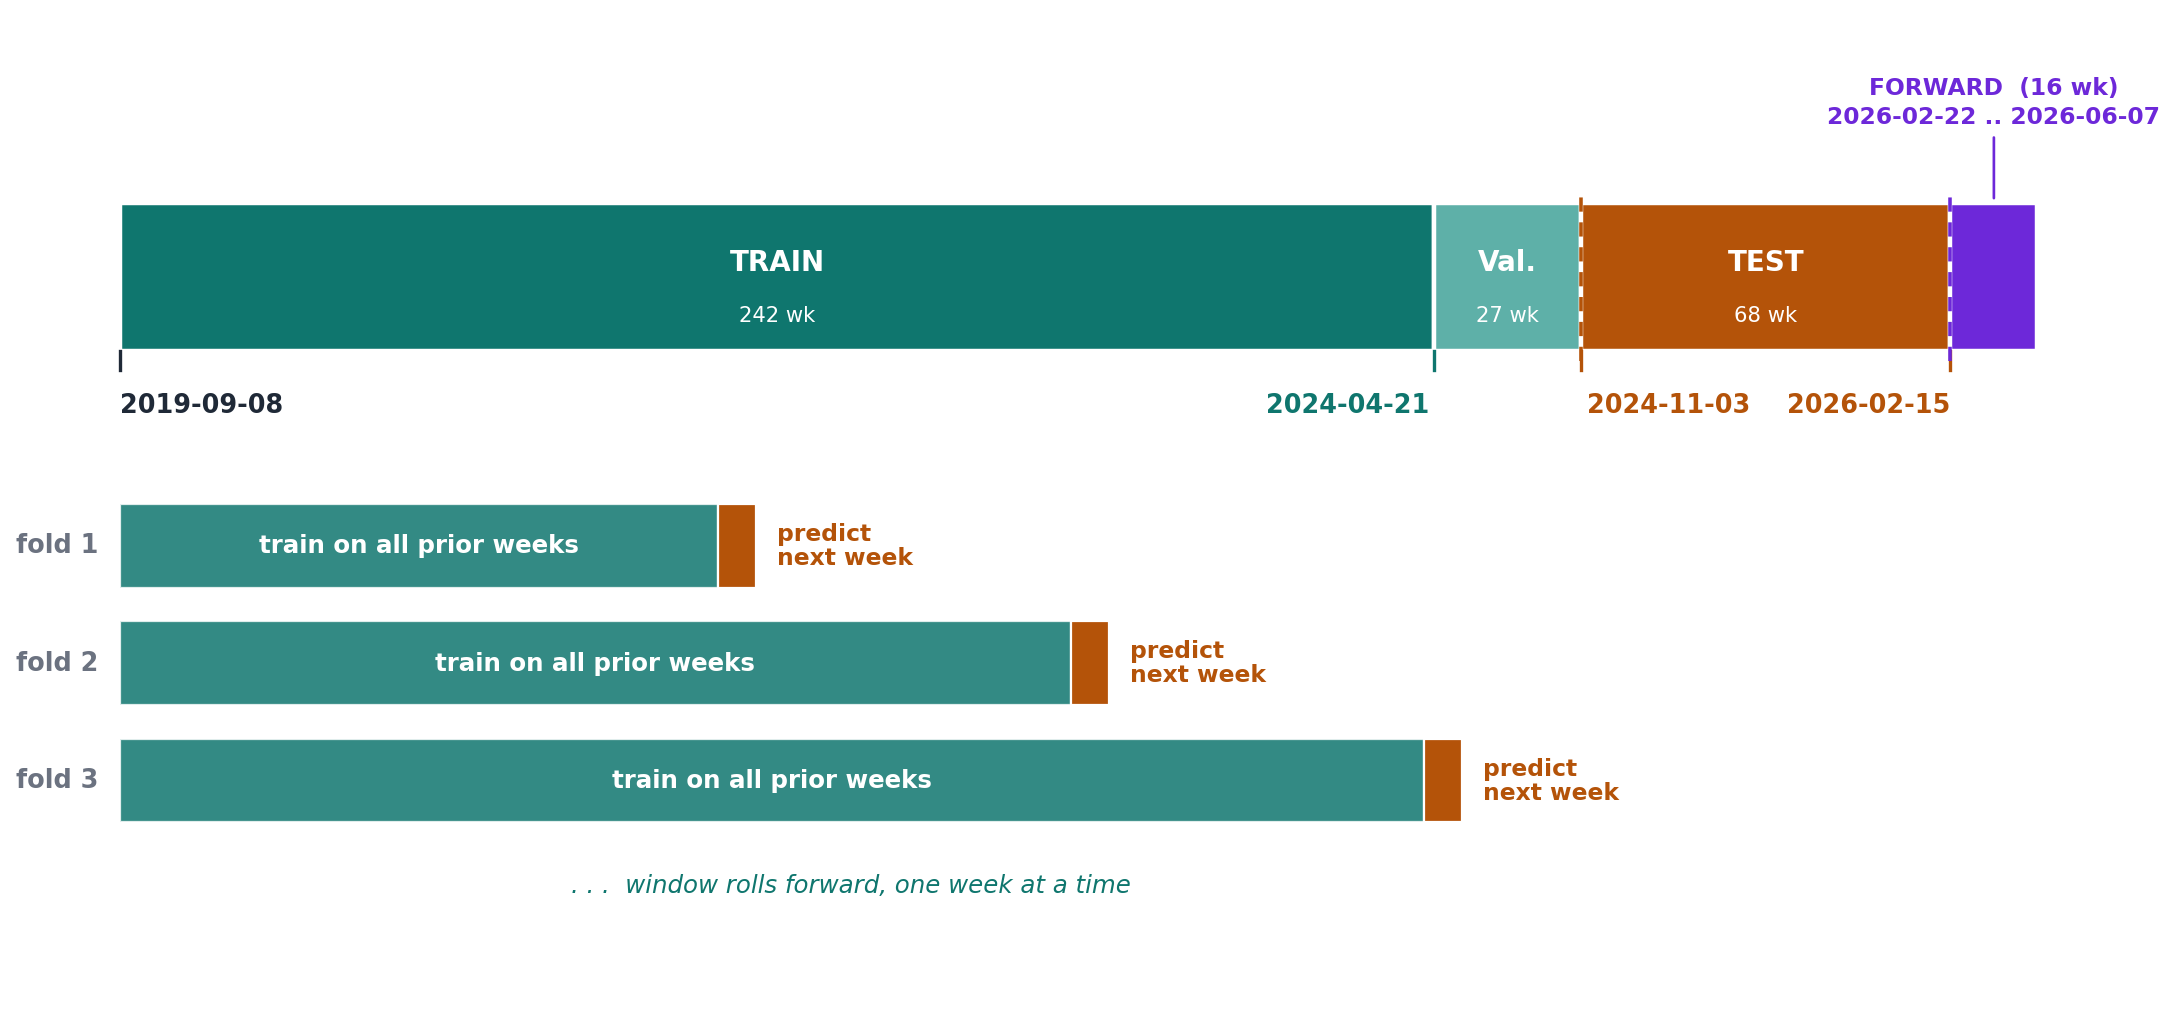

Source code (Python):
"""Methods figure: data split + leakage-control timeline.

Renders the temporal data split as a calendar-axis timeline:
    train -> validation (OOF / WF-CV) -> test (sealed, opened once) -> forward (real, operational)
with a walk-forward rolling-origin schematic below, and an explicit leakage barrier carrying the
central guarantee: model/transform/feature/hyper-parameter/champion selection happens on
out-of-fold WF-CV data only; the sealed test slab is opened exactly once for reporting; the forward
slab is true future-data and is never used for selection.

SSOT (no retraining, no DB reads — static schematic of documented split):
  simulation/pipeline/data.py  (R1 run_data)
    - HWP 4-way split: train | val | test | real(forward)         (~L388-396)
    - conformal holdout reserved from the TAIL of in-sample (S0-1) (~L315-324)
  simulation/pipeline/config.py
    - in_sample_test_ratio = 0.20 (HWP 68/337), in_sample_val_ratio = 0.10
  R1 checkpoint (results/checkpoints/checkpoint_R1.json) — ACTUAL run values:
    n(in-sample)=337  n_train=242  n_val=27  n_test=68
    pool_end/test_start=269  holdout_start=311  holdout_weeks=26
    real(forward)_weeks=16  real_dates 2026-02-22 .. 2026-06-07 (strict 7-day weekly, Sun)
  Reconstructed calendar boundaries (weekly grid back from real_first):
    in-sample : 2019-09-08 .. 2026-02-15
    train     : 2019-09-08 .. 2024-04-21   (242 wk)
    val       : 2024-04-28 .. 2024-10-27   ( 27 wk)
    test      : 2024-11-03 .. 2026-02-15   ( 68 wk, sealed)
    conformal holdout : 2025-08-24 .. 2026-02-15  (last 26 wk of in-sample, PI-only)
    forward   : 2026-02-22 .. 2026-06-07   ( 16 wk, operational rolling-origin 1-step)
  Selection guarantee: G-339 leak-free (per_model_eval.py:select_champion_g318),
    MPH_BEST_BY=oof_cv  (ENGINEERING_PRINCIPLES.md learning env).

Style matches paper/methods_assets/fig_selection_hierarchy.py
(DejaVu Sans, savefig.dpi=160, TEAL/NAVY/AMBER palette, BAND_OOF/BAND_TEST tints).

Constraints honoured: REAL documented split only (no fabricated dates/counts — all from
checkpoint_R1.json + config.py); seed=42 (no stochastic step — schematic); NO uv sync. B5 width.

Run:
    .venv/bin/python paper/methods_assets/fig_leakage_split.py
Output:
    paper/methods_assets/fig_leakage_split.png
"""
from __future__ import annotations

from pathlib import Path

import matplotlib

matplotlib.use("Agg")
import matplotlib.pyplot as plt

_SCS = "𝒜ℬ𝒞𝒟ℰℱ𝒢ℋℐ𝒥𝒦ℒℳ𝒩𝒪𝒫𝒬ℛ𝒮𝒯𝒰𝒱𝒲𝒳𝒴𝒵"
SCF = "STIX Two Math"
def sc(s):
    return "".join(_SCS[ord(c) - 65] if "A" <= c <= "Z" else c for c in s)
import numpy as np
from matplotlib.patches import FancyArrowPatch, FancyBboxPatch, Rectangle

plt.rcParams.update({
    "font.family": "DejaVu Sans",
    "font.size": 10,
    "savefig.dpi": 160,
    "figure.dpi": 130,
})

# ── palette (matches thesis figure SSOT) ─────────────────────────────────────
TEAL = "#0f766e"     # train (fit)
TEAL_L = "#5eb0a8"   # validation (OOF / WF-CV)
NAVY = "#1e3a5f"     # ink / forward
AMBER = "#b45309"    # sealed test (touched once)
PURPLE = "#6d28d9"   # forward / operational (true future)
GREY = "#6b7280"
INK = "#1f2937"
BAND_OOF = "#d1fae5"    # selection (OOF) region tint
BAND_TEST = "#fde7c9"   # sealed-test region tint
BAND_FWD = "#ede9fe"    # forward region tint
EDGE = "#0b3d3a"

np.random.seed(42)  # determinism contract (no stochastic op; documented)

ROOT = Path(__file__).resolve().parents[2]
OUT = ROOT / "paper" / "methods_assets" / "fig_leakage_split.png"

# ── SSOT split (weeks) — from checkpoint_R1.json ─────────────────────────────
N_TRAIN, N_VAL, N_TEST, N_FWD = 242, 27, 68, 16
N_HOLD = 26                       # conformal holdout (tail of in-sample, PI-only)
N_INSAMPLE = N_TRAIN + N_VAL + N_TEST   # = 337
N_TOTAL = N_INSAMPLE + N_FWD            # = 353

# calendar labels (reconstructed from weekly grid, verified vs real_dates)
DATES = {
    "in_first":   "2019-09-08",
    "train_end":  "2024-04-21",
    "val_start":  "2024-04-28",
    "val_end":    "2024-10-27",
    "test_start": "2024-11-03",
    "test_end":   "2026-02-15",
    "hold_start": "2025-08-24",
    "fwd_start":  "2026-02-22",
    "fwd_end":    "2026-06-07",
}


# ── figure geometry ──────────────────────────────────────────────────────────
# Two stacked panels: (top) the four-way calendar split, (bottom) the walk-forward schematic.
# Modifiers, region banners, and the guarantee box were removed on request; the caption in §3.5
# carries the leakage guarantee. What stays is the split itself, real dates, and how WF-CV rolls.
fig, ax = plt.subplots(figsize=(13.8, 6.6))
ax.set_xlim(-14, N_TOTAL + 2)
ax.set_ylim(0, 100)
ax.axis("off")

x0 = 0
x_train_end = N_TRAIN
x_val_end = N_TRAIN + N_VAL
x_test_end = N_INSAMPLE
x_fwd_end = N_TOTAL

# ── 1. the four-way split bar, each segment its own colour + real date range ──
bar_y, bar_h = 66.0, 15.0
# The validation band is only 27 weeks wide — "VALIDATION" overflows it, so it gets the short
# label "Val." while the wide bands keep their full names.
segments = [
    (x0,          x_train_end, TEAL,   "TRAIN",      f"{N_TRAIN} wk", DATES["in_first"],  DATES["train_end"]),
    (x_train_end, x_val_end,   TEAL_L, "Val.",       f"{N_VAL} wk",   DATES["val_start"], DATES["val_end"]),
    (x_val_end,   x_test_end,  AMBER,  "TEST",       f"{N_TEST} wk",  DATES["test_start"], DATES["test_end"]),
    (x_test_end,  x_fwd_end,   PURPLE, "FORWARD",    f"{N_FWD} wk",   DATES["fwd_start"], DATES["fwd_end"]),
]
for xa, xb, fill, name, nwk, d0, d1 in segments:
    w = xb - xa
    cx = xa + w / 2.0
    ax.add_patch(Rectangle((xa, bar_y), w, bar_h, facecolor=fill,
                           edgecolor="white", linewidth=2.0, zorder=3))
    if w >= 20:                                   # label inside the band
        ax.text(cx, bar_y + bar_h * 0.60, name, ha="center", va="center",
                fontsize=12.5, fontweight="bold", color="white", zorder=4)
        ax.text(cx, bar_y + bar_h * 0.24, nwk, ha="center", va="center",
                fontsize=9.5, color="white", zorder=4)
    else:                                         # FORWARD is narrow: label above, with its dates
        ax.annotate(f"{name}  ({nwk})\n{d0} .. {d1}", xy=(cx, bar_y + bar_h),
                    xytext=(cx, bar_y + bar_h + 7.5), ha="center", va="bottom",
                    fontsize=10.5, fontweight="bold", color=fill, linespacing=1.35,
                    arrowprops=dict(arrowstyle="-", color=fill, lw=1.2), zorder=6)

# Date under each boundary, all on one row. The train-end (2024-04-21) and val-end (2024-11-03)
# ticks are only ~27 weeks apart, so their labels are pushed apart horizontally — right-anchored
# just left of one tick, left-anchored just right of the other — to clear each other on one line.
# FORWARD's dates ride in its callout above the bar.
boundaries = [
    (x0,          DATES["in_first"],   "left",   INK,    0.0),
    (x_train_end, DATES["train_end"],  "right",  TEAL,  -1.0),
    (x_val_end,   DATES["test_start"], "left",   AMBER,  1.0),
    (x_test_end,  DATES["test_end"],   "right",  AMBER,  0.0),
]
for xt, lab, ha, col, dx in boundaries:
    ax.plot([xt, xt], [bar_y - 2.0, bar_y], color=col, lw=1.5, zorder=3)
    ax.text(xt + dx, bar_y - 4.2, lab, ha=ha, va="top", fontsize=11.5, color=col,
            fontweight="bold", zorder=4)

# ── 2. walk-forward schematic: each fold trains on all prior weeks, predicts the next one ─
# Three explicit folds make the "expanding window, predict 1 step ahead" idea readable at a glance.
wf_y0 = 42.0
row_h, row_gap = 8.5, 3.4                  # taller rows so the in-bar labels read at print size
pool_end = x_val_end                      # selection uses train+val only (weeks 0..269)
origins = [110, 175, 240]                 # illustrative expanding-window cut points
for k, origin in enumerate(origins):
    yk = wf_y0 - k * (row_h + row_gap)
    ax.add_patch(Rectangle((0, yk), origin, row_h, facecolor=TEAL, alpha=0.85,
                           edgecolor="white", linewidth=1.0, zorder=3))       # train
    ax.add_patch(Rectangle((origin, yk), 7, row_h, facecolor=AMBER,
                           edgecolor="white", linewidth=1.0, zorder=4))       # predict 1 step
    ax.text(origin / 2.0, yk + row_h / 2.0, "train on all prior weeks",
            ha="center", va="center", fontsize=11.0, color="white",
            fontweight="bold", zorder=5)
    ax.text(origin + 11, yk + row_h / 2.0, "predict\nnext week", ha="left", va="center",
            fontsize=10.5, color=AMBER, fontweight="bold", linespacing=1.05, zorder=5)
    ax.text(-4, yk + row_h / 2.0, f"fold {k+1}", ha="right", va="center",
            fontsize=11.5, color=GREY, fontweight="bold", zorder=4)
# "..." to say the roll continues to the end of the selectable pool
last_y = wf_y0 - (len(origins) - 1) * (row_h + row_gap)
ax.text(pool_end / 2.0, last_y - row_gap - 3.0, ". . .  window rolls forward, one week at a time",
        ha="center", va="center", fontsize=11.0, style="italic", color=TEAL)

# ── 3. two boundaries that matter, drawn as thin lines at the bar only ────────
for bx, col in [(x_val_end, AMBER), (x_test_end, PURPLE)]:
    ax.plot([bx, bx], [bar_y - 1.0, bar_y + bar_h + 1.0], color=col, lw=1.6,
            ls=(0, (4, 3)), zorder=5)
fig.tight_layout(rect=(0, 0.02, 1, 1))
fig.savefig(OUT, bbox_inches="tight", facecolor="white")
print(f"wrote {OUT}")
